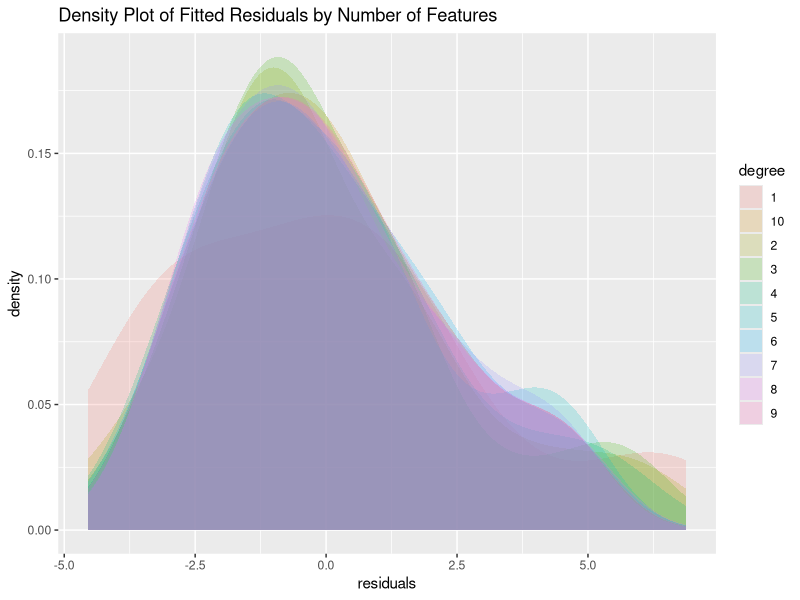
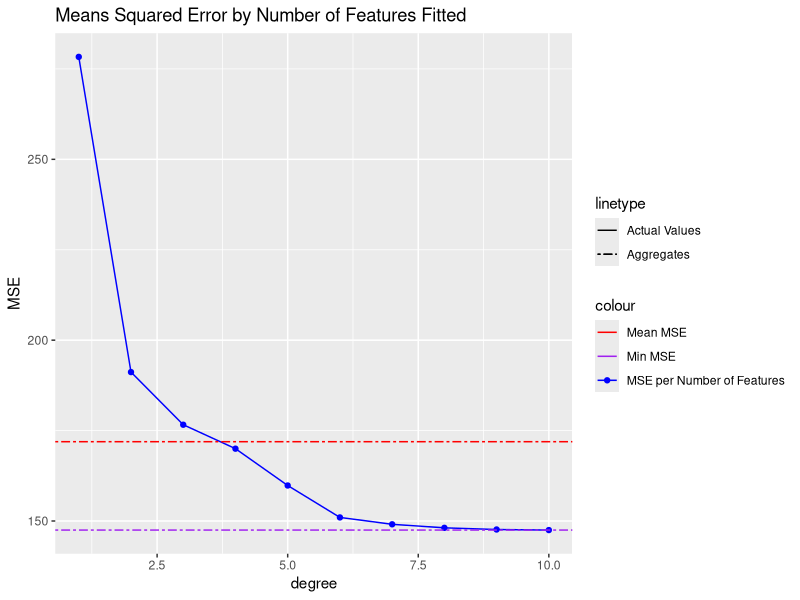

The R script that drew these images, in order:
## ---- chunk 1
knitr::opts_chunk$set(echo = FALSE)
library(ggplot2)
data(mtcars)

modelList <- function(){
  tgt = "mpg"
  featureList = colnames(mtcars)
  featureList = featureList[featureList != tgt]
  lmFormula = paste0(tgt, "~") 
  
  modelList = list(NULL)
  formulaList = list(NULL)
  mseList = list(NULL)
  
  while (length(featureList != 0)) {
    bestResid = -1
    bestFeat = ""
    bestModel = NULL
    for (f in featureList) {
      model = lm(paste0(lmFormula, "+", f), data=mtcars)
      currResid = sum(residuals(model)^2)
      
      if (currResid < bestResid || bestResid == -1) {
        bestResid = currResid
        bestFeat = f
        bestModel = model
      }
    }
    
    if (lmFormula != paste0(tgt, "~")) {
      lmFormula = paste0(lmFormula, "+", bestFeat)
    } else {
      lmFormula = paste0(lmFormula, bestFeat)
    }
    
    modelList = c(modelList, list(bestModel))
    formulaList = c(formulaList, lmFormula)
    mseList = c(mseList, bestResid)
    
    featureList = featureList[featureList != bestFeat]
  }
  cbind(modelList[2:(length(modelList))], 
        formulaList[2:(length(modelList))],
        mseList[2:(length(modelList))])
}

## ---- chunk 2
colnames(mtcars)
## ---- chunk 3
selectModels <- modelList()[,1][1:10]
resId = NULL

for (i in c(1:length(selectModels))) {
  tempResid = data.frame(residuals(selectModels[[i]]))
  tempResid$deg = toString(i)
  colnames(tempResid) = c("residuals", "degree")
  if (is.null(resId)) {
    resId = tempResid
  } else {
    resId = rbind(resId, tempResid)
  }
}

ggplot(resId, aes(residuals, fill = degree)) + 
  geom_density(alpha=0.2, color=NA) +
  ggtitle("Density Plot of Fitted Residuals by Number of Features")

## ---- chunk 4
selectMSE <- modelList()[,3][1:10]
mseDf <- data.frame(degree=1:10, MSE=unlist(selectMSE))

ggplot() + 
  geom_line(data = mseDf, aes(degree, MSE, color="MSE per Number of Features", linetype="Actual Values")) + 
  geom_point(data = mseDf, aes(degree, MSE, color="MSE per Number of Features")) + 
  geom_hline(aes(yintercept=mean(mseDf$MSE), color = "Mean MSE", linetype="Aggregates")) + 
  geom_hline(aes(yintercept=min(mseDf$MSE), color = "Min MSE", linetype="Aggregates")) + 
  scale_colour_manual(values = c("red", "purple", "blue")) +
  scale_linetype_manual(values = c("solid", "twodash")) +
  ggtitle("Means Squared Error by Number of Features Fitted")

